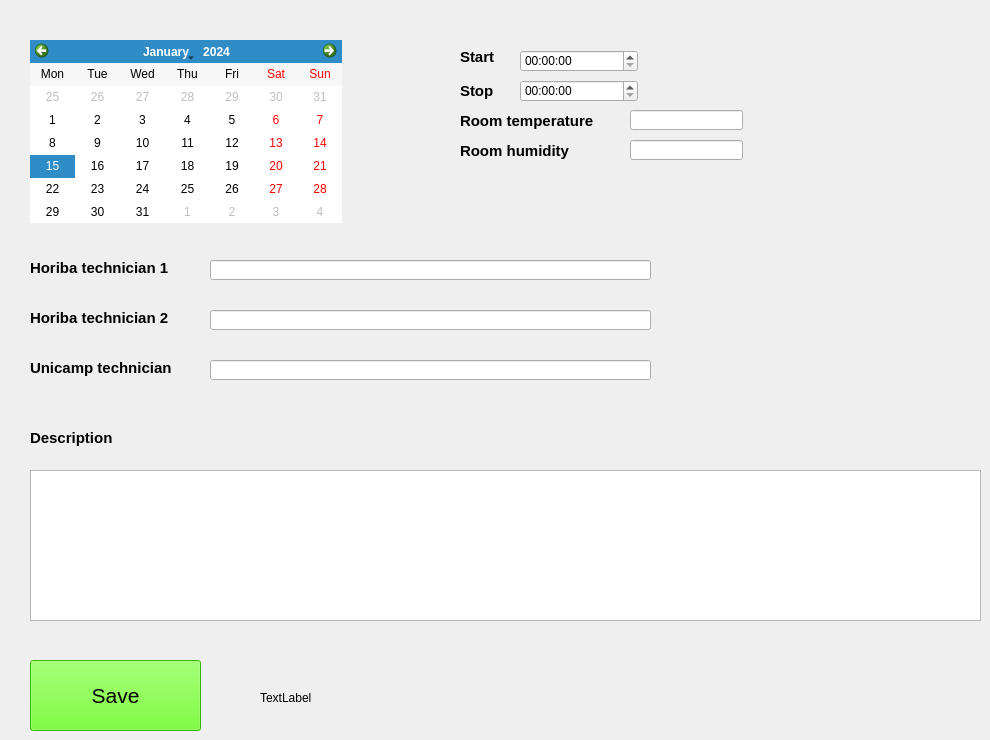
     <widget class="QWidget" name="tab_4">
      <attribute name="title">
       <string>Maintenance</string>
      </attribute>
      <widget class="QPushButton" name="maint_save_pushButton">
       <property name="geometry">
        <rect>
         <x>30</x>
         <y>660</y>
         <width>171</width>
         <height>71</height>
        </rect>
       </property>
       <property name="font">
        <font>
         <pointsize>16</pointsize>
         <weight>50</weight>
         <bold>false</bold>
        </font>
       </property>
       <property name="styleSheet">
        <string notr="true">background-color: rgb(85, 255, 0);</string>
       </property>
       <property name="text">
        <string>Save</string>
       </property>
      </widget>
      <widget class="QLabel" name="label_35">
       <property name="geometry">
        <rect>
         <x>460</x>
         <y>50</y>
         <width>47</width>
         <height>13</height>
        </rect>
       </property>
       <property name="font">
        <font>
         <pointsize>11</pointsize>
         <weight>75</weight>
         <bold>true</bold>
        </font>
       </property>
       <property name="text">
        <string>Start</string>
       </property>
      </widget>
      <widget class="QTimeEdit" name="strt_maint_timeEdit">
       <property name="geometry">
        <rect>
         <x>520</x>
         <y>50</y>
         <width>118</width>
         <height>22</height>
        </rect>
       </property>
      </widget>
      <widget class="QLabel" name="label_36">
       <property name="geometry">
        <rect>
         <x>460</x>
         <y>80</y>
         <width>51</width>
         <height>21</height>
        </rect>
       </property>
       <property name="font">
        <font>
         <pointsize>11</pointsize>
         <weight>75</weight>
         <bold>true</bold>
        </font>
       </property>
       <property name="text">
        <string>Stop</string>
       </property>
      </widget>
      <widget class="QLineEdit" name="maint_temp_lineEdit">
       <property name="geometry">
        <rect>
         <x>630</x>
         <y>110</y>
         <width>113</width>
         <height>20</height>
        </rect>
       </property>
      </widget>
      <widget class="QLineEdit" name="tech_horiba2_lineEdit">
       <property name="geometry">
        <rect>
         <x>210</x>
         <y>310</y>
         <width>441</width>
         <height>20</height>
        </rect>
       </property>
      </widget>
      <widget class="QLabel" name="label_38">
       <property name="geometry">
        <rect>
         <x>460</x>
         <y>140</y>
         <width>151</width>
         <height>21</height>
        </rect>
       </property>
       <property name="font">
        <font>
         <pointsize>11</pointsize>
         <weight>75</weight>
         <bold>true</bold>
        </font>
       </property>
       <property name="text">
        <string>Room humidity</string>
       </property>
      </widget>
      <widget class="QLineEdit" name="tech_unicamp_lineEdit">
       <property name="geometry">
        <rect>
         <x>210</x>
         <y>360</y>
         <width>441</width>
         <height>20</height>
        </rect>
       </property>
      </widget>
      <widget class="QPlainTextEdit" name="maint_description_plainTextEdit">
       <property name="geometry">
        <rect>
         <x>30</x>
         <y>470</y>
         <width>951</width>
         <height>151</height>
        </rect>
       </property>
      </widget>
      <widget class="QLabel" name="maint_save_label">
       <property name="geometry">
        <rect>
         <x>260</x>
         <y>690</y>
         <width>281</width>
         <height>16</height>
        </rect>
       </property>
       <property name="text">
        <string>TextLabel</string>
       </property>
      </widget>
      <widget class="QTimeEdit" name="stp_maint_timeEdit">
       <property name="geometry">
        <rect>
         <x>520</x>
         <y>80</y>
         <width>118</width>
         <height>22</height>
        </rect>
       </property>
      </widget>
      <widget class="QLabel" name="label_37">
       <property name="geometry">
        <rect>
         <x>460</x>
         <y>110</y>
         <width>151</width>
         <height>21</height>
        </rect>
       </property>
       <property name="font">
        <font>
         <pointsize>11</pointsize>
         <weight>75</weight>
         <bold>true</bold>
        </font>
       </property>
       <property name="text">
        <string>Room temperature</string>
       </property>
      </widget>
      <widget class="QLabel" name="label_39">
       <property name="geometry">
        <rect>
         <x>30</x>
         <y>360</y>
         <width>151</width>
         <height>16</height>
        </rect>
       </property>
       <property name="font">
        <font>
         <pointsize>11</pointsize>
         <weight>75</weight>
         <bold>true</bold>
        </font>
       </property>
       <property name="text">
        <string>Unicamp technician</string>
       </property>
      </widget>
      <widget class="QCalendarWidget" name="maint_calendarWidget">
       <property name="geometry">
        <rect>
         <x>30</x>
         <y>40</y>
         <width>312</width>
         <height>183</height>
        </rect>
       </property>
       <property name="verticalHeaderFormat">
        <enum>QCalendarWidget::NoVerticalHeader</enum>
       </property>
      </widget>
      <widget class="QLabel" name="label_40">
       <property name="geometry">
        <rect>
         <x>30</x>
         <y>430</y>
         <width>111</width>
         <height>16</height>
        </rect>
       </property>
       <property name="font">
        <font>
         <pointsize>11</pointsize>
         <weight>75</weight>
         <bold>true</bold>
        </font>
       </property>
       <property name="text">
        <string>Description</string>
       </property>
      </widget>
      <widget class="QLabel" name="label_41">
       <property name="geometry">
        <rect>
         <x>30</x>
         <y>310</y>
         <width>151</width>
         <height>16</height>
        </rect>
       </property>
       <property name="font">
        <font>
         <pointsize>11</pointsize>
         <weight>75</weight>
         <bold>true</bold>
        </font>
       </property>
       <property name="text">
        <string>Horiba technician 2</string>
       </property>
      </widget>
      <widget class="QLineEdit" name="maint_hum_lineEdit">
       <property name="geometry">
        <rect>
         <x>630</x>
         <y>140</y>
         <width>113</width>
         <height>20</height>
        </rect>
       </property>
      </widget>
      <widget class="QLineEdit" name="tech_horiba1_lineEdit">
       <property name="geometry">
        <rect>
         <x>210</x>
         <y>260</y>
         <width>441</width>
         <height>20</height>
        </rect>
       </property>
      </widget>
      <widget class="QLabel" name="label_42">
       <property name="geometry">
        <rect>
         <x>30</x>
         <y>260</y>
         <width>151</width>
         <height>16</height>
        </rect>
       </property>
       <property name="font">
        <font>
         <pointsize>11</pointsize>
         <weight>75</weight>
         <bold>true</bold>
        </font>
       </property>
       <property name="text">
        <string>Horiba technician 1</string>
       </property>
      </widget>
     </widget>
